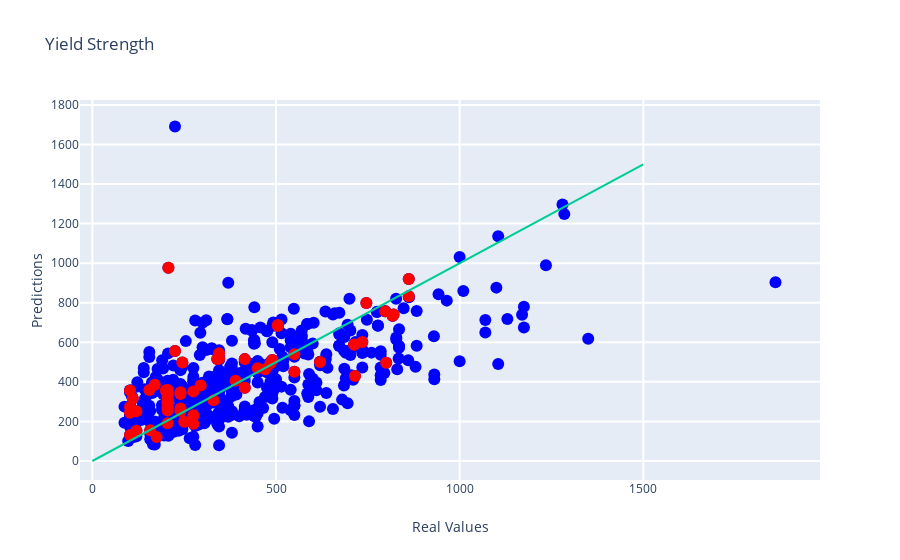

The notebook cell saved with this chart:
### Code cell
# PLOTTING
import plotly
import plotly.graph_objs as go
from plotly.offline import iplot

plotly.offline.init_notebook_mode(connected=True)

layout0= go.Layout(title= "Yield Strength", hovermode= 'closest',
    xaxis= dict(title= 'Real Values',zeroline= False, gridwidth= 2),
    yaxis= dict(title= 'Predictions',zeroline= False, gridwidth= 2),
    showlegend= False                 
)

trace0 = go.Scatter(x = all_labels, y = predictions, mode = 'markers', marker= dict(size= 12, color= 'blue'), text = id_values)
trace1 = go.Scatter(x = test_labels, y = test_predictions, mode = 'markers', marker= dict(size= 12, color= 'red'), text = labeled_materials)
trace2 = go.Scatter(x = [0,1500], y = [0,1500], mode = 'lines', name = "Match") # This trace is the line X = Y which would indicate that the Prediction equals the real value

data = [trace0, trace1, trace2]
fig= go.Figure(data, layout=layout0)
iplot(fig)

### Figure 1 — Plotly figure (JSON) as saved in the notebook; plotly's stock layout.template omitted (floating-point values rounded to 4 significant figures; data arrays with more than 128 entries replaced by an {"elided": "..."} marker saying what was removed)
{"data": [{"marker": {"color": "blue", "size": 12}, "mode": "markers", "text": {"elided": "630 str values"}, "type": "scatter", "x": {"elided": "630 float values"}, "y": {"elided": "630 float values"}}, {"marker": {"color": "red", "size": 12}, "mode": "markers", "text": ["MINFM29348", "MINFM29286", "MINFM29288", "MINFM76684", "MINFM76679", "MINFM76685", "MINFM41998", "MINFM49993", "MINFM29330", "MINFM29341", "MINFM50027", "MINFM7945", "MINFM7629", "MINFM7643", "MINFM7745", "MINFM8196", "MINFM8668", "MINFM50302", "MINFM8176", "MINFM8300", "MINFM8708", "MINFM67138", "MINFM53287", "MINFM8754", "MINFM67152", "MINFM53289", "MINFM67328", "MINFM53318", "MINFM53313", "MINFM7454", "MINFM66217", "MINFM66218", "MINFM7483", "MINFM67489", "MINFM67554", "MINFM51133", "MINFM51154", "MINFM67312", "MINFM66258", "MINFM52211", "MINFM67327", "MINFM67339", "MINFM67335", "MINFM67342", "MINFM67355", "MINFM52255", "MINFM52316", "MINFM52082", "MINFM66201", "MINFM67411", "MINFM66212", "MINFM52201", "MINFM66243", "MINFM53221", "MINFM54834", "MINFM52346", "MINFM53204", "MINFM50882", "MINFM50906", "MINFM52705", "MINFM67017", "MINFM67007", "MINFM51302"], "type": "scatter", "x": [800, 330, 340, 225, 295, 245, 175, 240, 490, 715, 550, 390, 470.5, 735, 797.5, 505, 746, 713, 505, 820, 817.5, 275, 240, 713, 415, 205, 205, 415, 275, 275, 205, 240, 205, 102.5, 120, 102.5, 120, 200, 205, 102.5, 205, 205, 170, 205, 205, 205, 102.5, 157.5, 205, 250, 205, 110, 450, 861.5, 620, 207, 861.5, 345, 345, 155, 550, 240, 485], "y": [496.5, 306.5, 515.7, 556.5, 381.6, 497.7, 120.7, 265.8, 510.8, 430.2, 450.8, 406.0, 463.2, 602.0, 756.5, 682.4, 798.4, 588.0, 687.7, 740.4, 734.6, 188.1, 347.6, 589.3, 370.8, 341.6, 299.5, 515.0, 350.9, 231.3, 254.9, 253.1, 290.2, 243.3, 251.5, 131.0, 153.1, 357.7, 191.4, 273.5, 273.8, 266.2, 385.2, 329.3, 301.7, 338.0, 356.0, 155.0, 317.4, 198.3, 358.4, 316.0, 469.3, 832.5, 500.6, 976.4, 920.0, 516.4, 544.4, 358.6, 539.9, 338.6, 494.6]}, {"mode": "lines", "name": "Match", "type": "scatter", "x": [0, 1500], "y": [0, 1500]}], "layout": {"hovermode": "closest", "showlegend": false, "title": {"text": "Yield Strength"}, "xaxis": {"gridwidth": 2, "title": {"text": "Real Values"}, "zeroline": false}, "yaxis": {"gridwidth": 2, "title": {"text": "Predictions"}, "zeroline": false}}}
